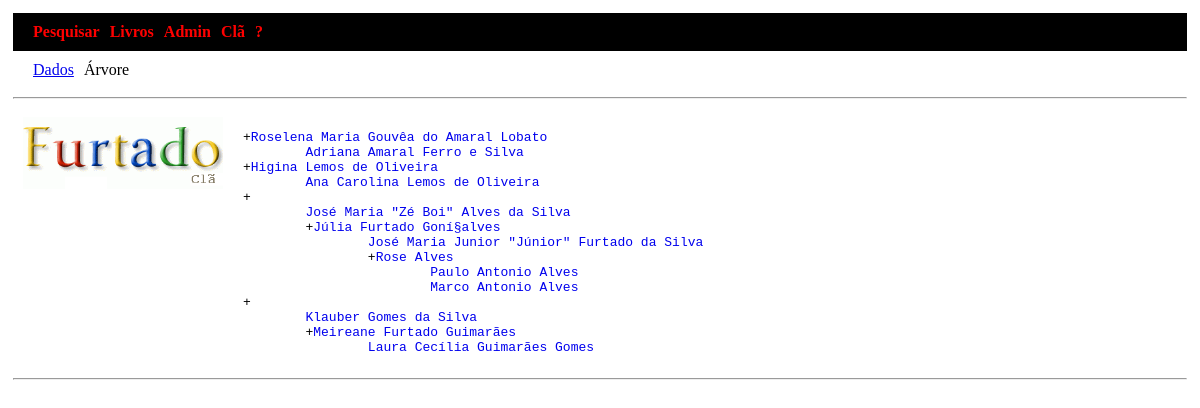
/tree.php, run on the app's committed database.
### tables this page shows
CREATE TABLE `pgv_name` (
  `n_file` smallint(5) unsigned NOT NULL,
  `n_id` varchar(20) NOT NULL,
  `n_num` int(11) NOT NULL,
  `n_type` varchar(15) NOT NULL,
  `n_sort` varchar(255) DEFAULT NULL,
  `n_full` varchar(255) DEFAULT NULL,
  `n_list` varchar(255) NOT NULL,
  `n_surname` varchar(255) DEFAULT NULL,
  `n_surn` varchar(255) DEFAULT NULL,
  `n_givn` varchar(255) DEFAULT NULL,
  `n_soundex_givn_std` varchar(255) DEFAULT NULL,
  `n_soundex_surn_std` varchar(255) DEFAULT NULL,
  `n_soundex_givn_dm` varchar(255) DEFAULT NULL,
  `n_soundex_surn_dm` varchar(255) DEFAULT NULL,
  PRIMARY KEY (`n_id`,`n_file`,`n_num`),
  KEY `pgv_name_file` (`n_file`)
);

### parser2.php (called while the page is built, shortened)
<?php
function decode($str) {
    $r = decode16($str);
    $r = str_replace([
        "Ò¡", "Ò©", "Ò­", "Ò³", "Òº", "Ò¢", "Òª", "Ò´", "Ò£", "yy", "Ò§", "Ò?"
    ], [
        "á", "é", "í", "ó", "ú", "â", "ê", "ô", "ã", "õ", "ç", "Â"
    ], $r);
    return $r;
}
function decode16($str) {
    $bytes = [];
    for ($i = 0; $i < strlen($str); $i++) {
        $bytes[] = ord($str[$i]) & 0xFF;
    }
    return mb_convert_encoding(pack('C*', ...$bytes), 'UTF-8', 'UTF-8');
}

### tree.php (the view, shortened to what this page needs)
<?php
require_once 'parser2.php';
$logo = "img/logo.gif";
function getConnection() {
    $host = 'localhost';
    $db = 'furlgfex_gedcom';
    $user = 'furlgfex_root';
    $pass = 'Grude_62$$$';
    return new mysqli($host, $user, $pass, $db);
}
function arvore($pid, $con)
{
    $result = array();
    $stmt = $con->prepare("SELECT n_full FROM pgv_name WHERE n_id = ?");
    $stmt->bind_param("s", $pid);
    $stmt->execute();
    $stmt->bind_result($n_full);
    $query = "SELECT f_husb, f_wife, f_chil FROM pgv_families WHERE f_husb = ? OR f_wife = ?";
    $stmt = $con->prepare($query);
    $stmt->bind_param("ss", $pid, $pid);
    $stmt->execute();
    $stmt->store_result();
    $stmt->bind_result($f_husb, $f_wife, $f_chil);
    while ($stmt->fetch()) {
        $f_conj = ($pid === $f_husb) ? $f_wife : $f_husb;
        $conjuge = "";
        $stmt2 = $con->prepare("SELECT n_full FROM pgv_name WHERE n_id = ?");
        $stmt2->bind_param("s", $f_conj);
        $stmt2->execute();
        $stmt2->bind_result($n_full_conj);
        if ($stmt2->fetch()) {
            $conjuge = decode($n_full_conj);
        }
        $result[] = "+<a href=\"membro?pid=$f_conj\" id=\"arvore\">$conjuge</a>\r\n";
        if (!empty($f_chil)) {
            $children = explode(";", $f_chil);
            foreach ($children as $child) {
                if (empty($child)) continue;
                $stmt3 = $con->prepare("SELECT n_full FROM pgv_name WHERE n_id = ?");
                $stmt3->bind_param("s", $child);
                $stmt3->execute();
                $stmt3->bind_result($n_full_child);
                if ($stmt3->fetch()) {
                    $filho = decode($n_full_child);
                    $result[] = "\t<a href=\"membro?pid=$f_husb\" id=\"arvore\">$filho</a>\r\n";
                    $lines = arvore($child, $con);
                    foreach ($lines as $line) {
                        $result[] = "\t$line";
                    }
                }
            }
        }
    }
    return $result;
}
$pid = $_GET['pid'] ?? '';
echo "<!DOCTYPE html>\n<html>";
echo "<head>";
echo "<link rel=\"stylesheet\" type=\"text/css\" href=\"busca.css\">";
echo "</head>";
echo "<body style=\"padding:5px;\">";
printMenu();
echo "<div id=\"submenu_div\">";
echo "<ul>";
echo "<li id=\"menu_tab\"><a href=\"membro?pid=$pid\">Dados</a></li>";
echo "<li id=\"menu_tab\">Árvore</li>";
echo "</ul>";
echo "</div>";
echo "<hr>";
echo "<div id=\"left-panel\">";
echo "<img src=\"$logo\" width=\"200px\">";
echo "</div>";
echo "<div id=\"right-panel\">";
$con = getConnection();
echo "<pre>";
$arvore = arvore($pid, $con);
foreach ($arvore as $line) {
    echo $line;
}
echo "</pre>";
echo "</div>";
echo "<hr style=\"clear:both\">";
echo "</body></html>";
function printMenu()
{
    echo "<div id=\"menu_div\">";
    echo "<ul>";
    echo "<li id=\"menu_tab\"><a class=\"menu\" href=\"s1\"><b>Pesquisar</b></a></li>";
    echo "<li id=\"menu_tab\"><a class=\"menu\" href=\"pdf/\"><b>Livros</b></a></li>";
    echo "<li id=\"menu_tab\"><a class=\"menu\" href=\"http://clan-furtado.com/arvore/login.php\"><b>Admin</b></a></li>";
    echo "<li id=\"menu_tab\"><a class=\"menu\" href=\"pdf/clan-furtado.html\"><b>Clã</b></a></li>";
    echo "<li id=\"menu_tab\"><a class=\"menu\" href=\"pdf/ajuda.html\"><b>?</b></a></li>";
    echo "</ul>";
    echo "</div>";
}
?>

### busca.css (style rules this page uses)
a.menu:link { color: #ff0000; font-weight: bold; text-decoration: none; }
#menu_div { padding: 10px; background-color: black; }
#menu_tab { display: inline; padding-left: 10px; }
#submenu_div { padding: 10px; }
ul { list-style-type: none; margin: 0; padding: 0; }
#left-panel { float: left; padding: 10px; }
#right-panel { float: left; padding: 10px; }
#arvore { text-decoration: none; }

### data on the page
pgv_name: n_full "Roselena Maria Gouvêa do Amaral Lobato"
pgv_name: n_full "Adriana Amaral Ferro e Silva"
pgv_name: n_full "Higina Lemos de Oliveira"
pgv_name: n_full "Ana Carolina Lemos de Oliveira"
pgv_name: n_full "José Maria \"Zé Boi\" Alves da Silva"
pgv_name: n_full "Júlia Furtado Goní§alves"
pgv_name: n_full "José Maria Junior \"Júnior\" Furtado da Silva"
pgv_name: n_full "Rose Alves"
pgv_name: n_full "Paulo Antonio Alves"
pgv_name: n_full "Marco Antonio Alves"
pgv_name: n_full "Klauber Gomes da Silva"
pgv_name: n_full "Meireane Furtado Guimarães"
pgv_name: n_full "Laura Cecília Guimarães Gomes"
